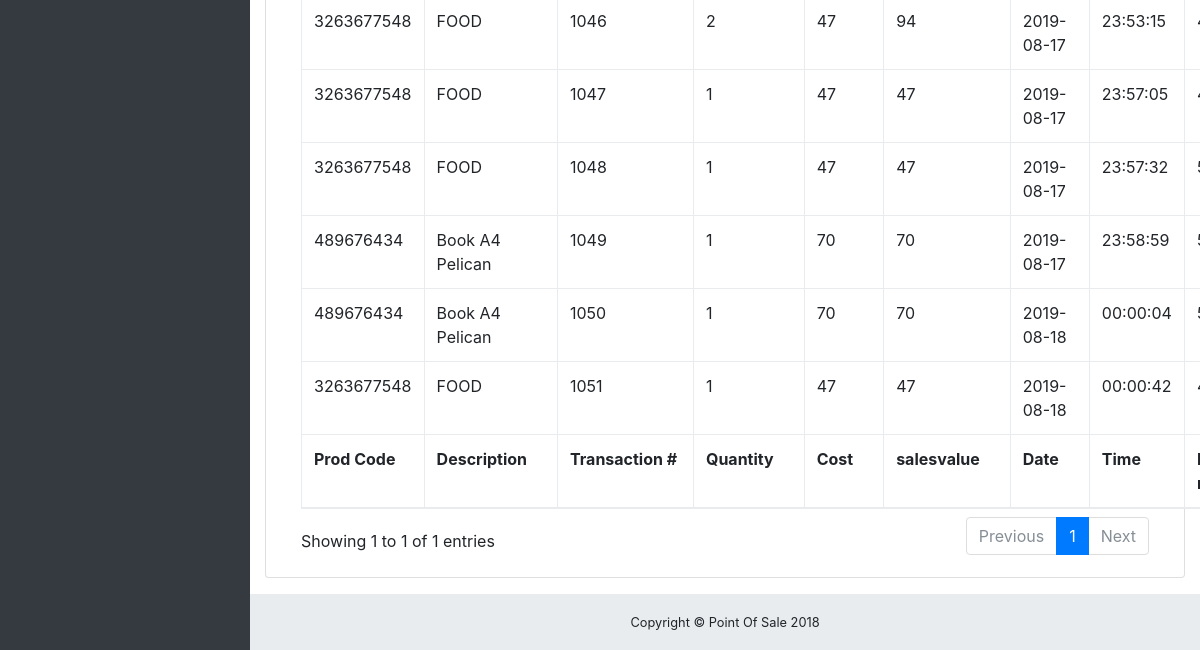
/products/product-history.php (lower part), run on an earlier commit of the app's database.
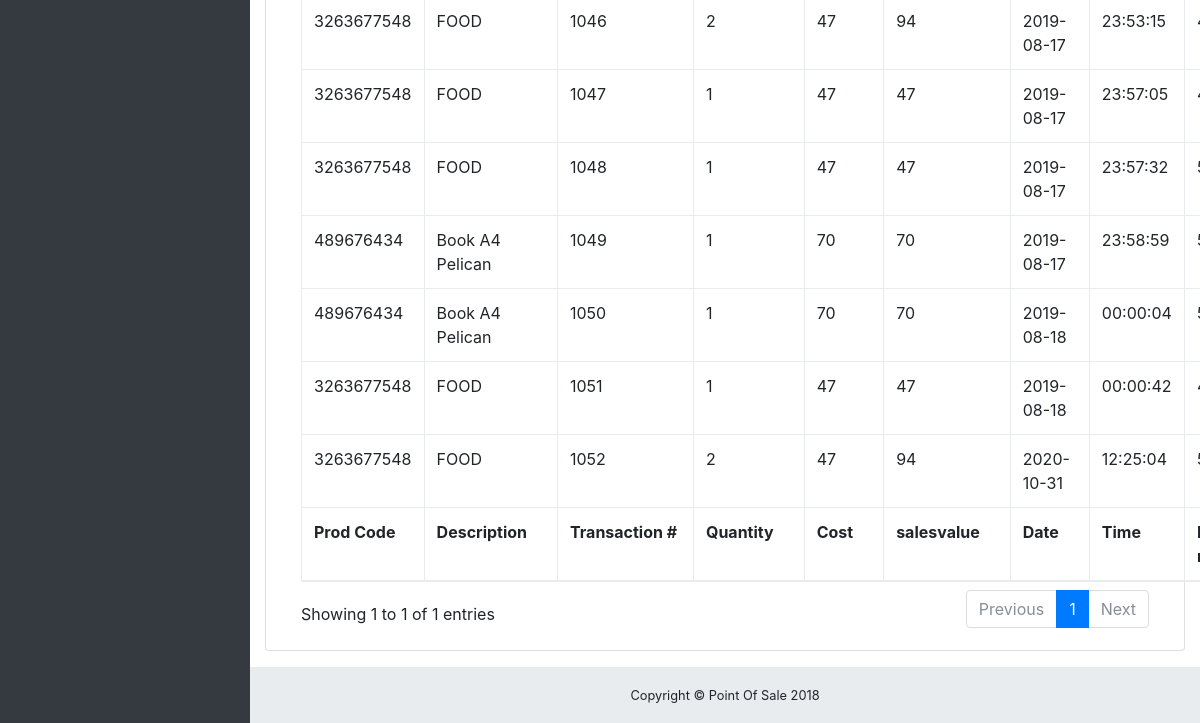
And on a later commit of the database.
### tables this page shows
CREATE TABLE `tbl_product_his` (
  `id` int(11) NOT NULL,
  `productCode` varchar(100) NOT NULL,
  `description` varchar(100) NOT NULL,
  `taxcode` varchar(100) NOT NULL,
  `transactionNo` varchar(100) NOT NULL,
  `quantity` varchar(100) NOT NULL,
  `cost` varchar(100) NOT NULL,
  `salesValue` varchar(100) NOT NULL,
  `paid` varchar(100) NOT NULL,
  `bal` varchar(100) NOT NULL,
  `discount` varchar(100) NOT NULL,
  `transactionDate` date NOT NULL DEFAULT current_timestamp(),
  `transactionTime` time NOT NULL DEFAULT current_timestamp(),
  `employeeId` varchar(100) NOT NULL,
  `customerCode` varchar(100) NOT NULL,
  `year` year(4) NOT NULL DEFAULT 2019,
  `month` varchar(100) NOT NULL,
  `day` varchar(100) NOT NULL,
  `buyingPrice` varchar(100) NOT NULL
);

### products/product-history.php (the view, shortened to what this page needs)
<!DOCTYPE html>
<html lang="en">
<head>
  <?php include"../includes/header-scripts.php";?>
</head>
<body class="fixed-nav sticky-footer bg-dark" id="page-top">
  <div class="content-wrapper">
    <div class="container-fluid">
      <div class="card mb-3">
        <div class="card-body">
          <div class="table-responsive">
            <table class="table table-bordered" id="dataTable" width="100%" cellspacing="0">
              <tfoot>
                <tr>
                  <th>Prod Code</th>
				  <th>Description</th>
				  <th>Transaction #</th>
                  <th>Quantity</th>
				  <th>Cost</th>
				  <th>salesvalue</th>
                  <th>Date</th>
                  <th>Time</th>
                  <th>Emp name</th>
                </tr>
              </tfoot>
<?php
$selectProdHis=mysqli_query($link,"SELECT * FROM tbl_product_his ")or die (mysqli_error());
while($row=mysqli_fetch_array($selectProdHis)){
?>
              <tbody>
                <tr>
                  <td><?php echo $row['productCode']; ?></td>
                  <td><?php echo $row['description']; ?></td>
                  <td><?php echo $row['transactionNo']; ?></td>
                  <td><?php echo $row['quantity']; ?></td>
				  <td><?php echo $row['cost']; ?></td>
                  <td><?php echo $row['salesValue']; ?></td>
                  <td><?php echo $row['transactionDate']; ?></td>
				  <td><?php echo $row['transactionTime']; ?></td>
                  <td><?php echo $row['employeeId']; ?></td>
                </tr>
              </tbody>
<?php } ?>
            </table>
          </div>
        </div>
      </div>
    </div>
    <?php include"../includes/footer.php"; ?>
  </div>
</body>
</html>

What changed in the data, as far as the page shows it:
added tbl_product_his: productCode "3263677548", description "FOOD", transactionNo "1052", quantity "2", cost "47", salesValue "94", transactionDate "2020-10-31", transactionTime "12:25:04"
